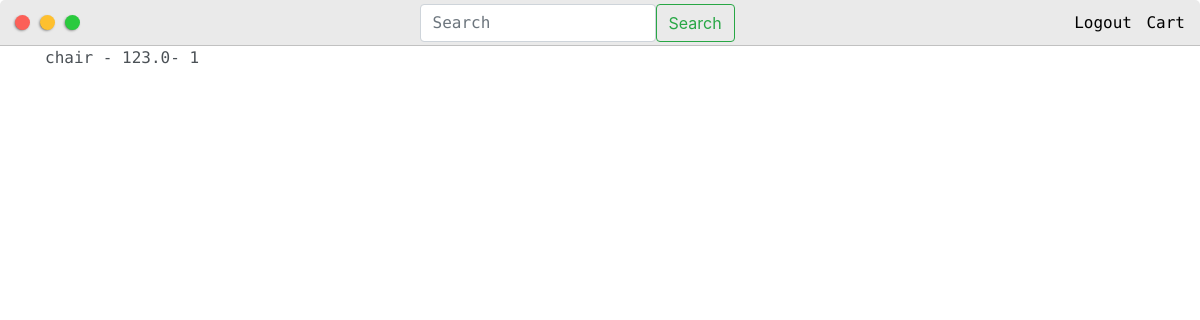
/ecom/cart/ (signed in), run on an earlier commit of the app's database.
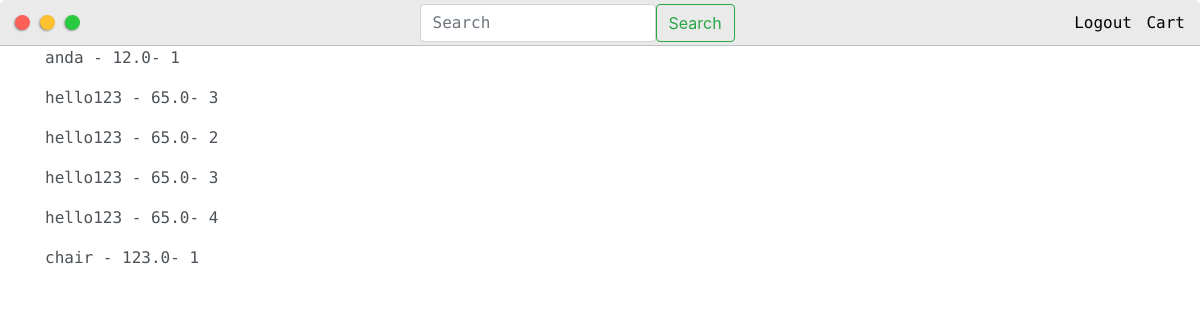
And on a later commit of the database.
### ecom/models.py (models this page shows, shortened)
class cart(models.Model):
    customer = models.ForeignKey(User, null=True, blank=True, on_delete=models.CASCADE)
    products = models.ForeignKey(product, on_delete=models.SET_NULL, null=True)
    quantity = models.IntegerField(default=1, null=True, blank=True)
    date_added = models.DateTimeField(auto_now_add=True)

class product(models.Model):
    product_id = models.AutoField
    product_name = models.CharField(max_length=50)
    product_image= models.ImageField(upload_to='images/', null=True)
    price = models.FloatField()
    pub_date = models.DateTimeField(auto_now_add=True)
    category = models.ForeignKey("Category", on_delete=models.SET_NULL, null=True)

### ecom/views.py (the view)
# urls.py: path('cart/', views.cart1, name="cart1"),
def cart1(request):
    cart1 = cart.objects.filter(customer=request.user)
    return render(request,'ecom/cart.html', {'cart': cart1})

### ecom/templates/ecom/cart.html
{% extends "base/base.html" %}
{% block content %}
{% for carts in cart %}
    <p>{{carts.products.product_name}} - {{carts.products.price}}- {{carts.quantity}}</p>
{% endfor %}
{% endblock content %}

### base/templates/base/base.html (shortened to what this page needs)
{% load static %}
<!DOCTYPE html>
<html>
<head>
	<link rel="stylesheet" href="https://maxcdn.bootstrapcdn.com/bootstrap/4.0.0/css/bootstrap.min.css">
	<link rel="stylesheet" type="text/css" href="{% static 'base/styles/default.css'%}">
</head>
<body>
	<div class="nav-wrapper">
		<a href="javascript:window.history.back();">
			<div class="dots-wrapper">
				<div id="dot-1" class="browser-dot"></div>
				<div id="dot-2" class="browser-dot"></div>
				<div id="dot-3" class="browser-dot"></div>
			</div>
		</a>
		<form class="d-flex" method="post" action="{% url 'search' %}">
			<input class="form-control me-2" type="search" placeholder="Search" aria-label="Search" name="searched">
			<button class="btn btn-outline-success" type="submit">Search</button>
		  </form>
		{% if user.is_authenticated %}
		<ul id="navigation">
			<li><a href="{% url 'logout' %}">Logout </a></li>
			<li><a href="{% url 'cart1' %}">Cart</a></li>
		</ul>
        {% else %}
		<ul id="navigation">
			<li><a href="{% url 'signup' %}">Signup</a></li>
			<li><a href="{% url 'login' %}">Login          .</a></li>
		</ul>
		{% endif %}
	</div>
	<div class="container">
	{% block content %}{% endblock %}
</div>
</body>
</html>

### base/static/base/styles/default.css (style rules this page uses)
:root { --mainColor:#eaeaea; --secondaryColor:#fff; --borderColor:#c1c1c1; --mainText:black; --secondaryText:#4b5156; --themeDotBorder:#24292e; --previewBg:rgb(251, 249, 243, 0.8); --previewShadow:#f0ead6; --buttonColor:black; }
html, body { padding: 0; margin: 0; scroll-behavior: smooth; }
body * { transition: 0.3s; }
p, li, span, label, input, textarea { color: var(--secondaryText); font-family: 'Roboto Mono', monospace; }
a { text-decoration: none; color:#17a2b8; }
ul { list-style: none; }
.nav-wrapper { border-radius:5px 5px 0 0; grid-area:nav-wrapper; border-bottom: 1px solid var(--borderColor); display: flex; justify-content: space-between; align-items: center; background-color: var(--mainColor); }
#navigation a { color:var(--mainText); }
#navigation { margin:0; padding: 10px; }
#navigation li { display: inline-block; margin-right: 5px; margin-left:5px; }
.dots-wrapper { display: flex; padding: 10px; }
#dot-1 { background-color: #FC6058; }
#dot-2 { background-color: #FEC02F; }
#dot-3 { background-color: #2ACA3E; }
.browser-dot { background-color: black; height: 15px; width: 15px; border-radius: 50%; margin: 5px; -webkit-box-shadow: -1px 1px 3px -1px rgba(0,0,0,0.75); -moz-box-shadow: -1px 1px 3px -1px rgba(0,0,0,0.75); box-shadow: -1px 1px 3px -1px rgba(0,0,0,0.75); }

What changed in the data, as far as the page shows it:
added cart: products.product_name "anda", products.price "12.0", quantity "1"
added cart: products.product_name "hello123", products.price "65.0", quantity "3"
added cart: products.product_name "hello123", products.price "65.0", quantity "2"
added cart: products.product_name "hello123", products.price "65.0", quantity "3"
added cart: products.product_name "hello123", products.price "65.0", quantity "4"
